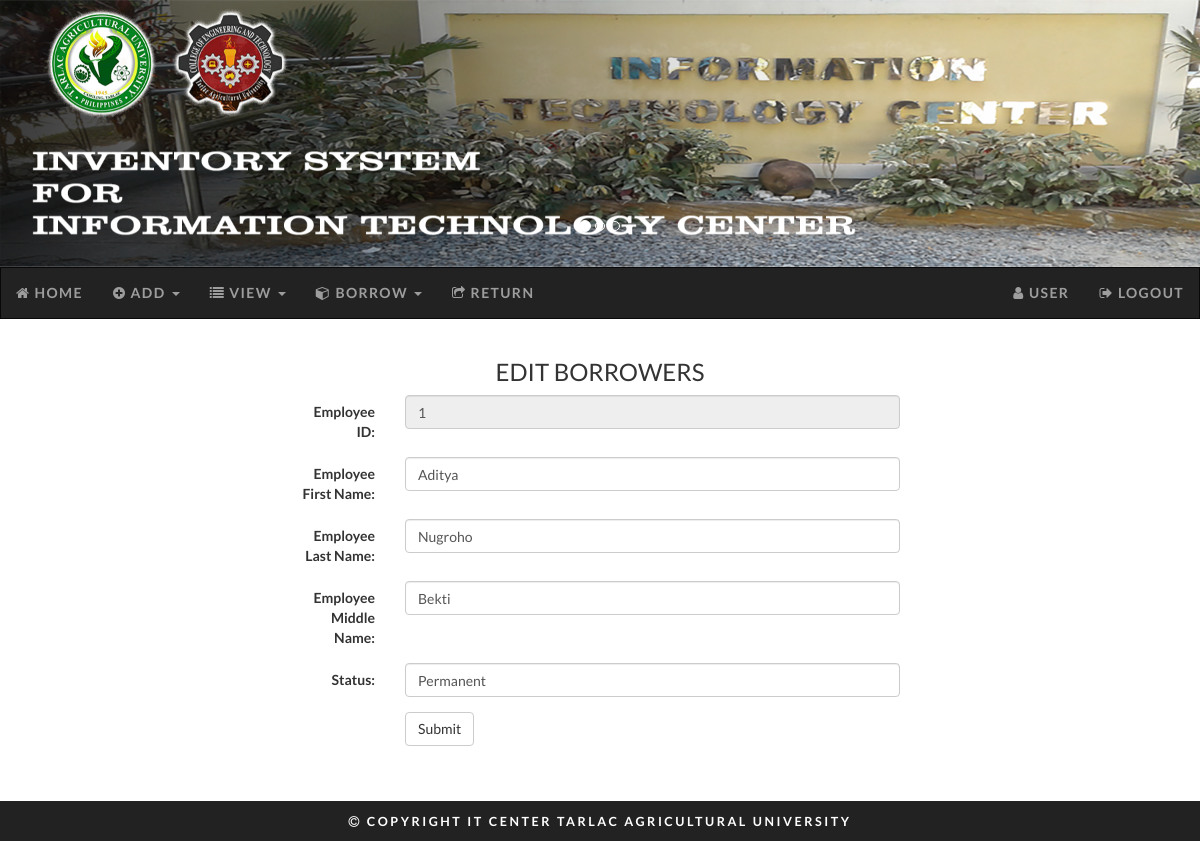
The page /editborrow.php?id=1 (signed in) on the database its author committed.
### tables this page shows
CREATE TABLE `borrowers` (
  `employee_id` double NOT NULL,
  `employee_first_name` varchar(30) NOT NULL,
  `employee_last_name` varchar(30) NOT NULL,
  `employee_middle_name` varchar(30) NOT NULL,
  `employee_status` varchar(30) NOT NULL
);

### editborrow.php (the view, shortened to what this page needs)
<?php
include 'header.php';
include 'db.php';
$id = $_GET['id'];
$query = "SELECT * FROM borrowers WHERE employee_id = '$id'";
$hasil = mysqli_query($conn, $query);
$data = mysqli_fetch_array($hasil);
?>
<!DOCTYPE html>
<html>
<head>
</head>
    <body>
        <div class="col-12">
            <div class="col-3">&nbsp;</div>
            <div class="col-6" style="padding-bottom: 40px">
                <h3 class="center">EDIT BORROWERS</h3>
                <form class="form-horizontal"  action="editborrow-process.php" method="post">
                    <div class="form-group">
                        <label class="control-label col-sm-2">Employee ID:</label>
                        <div class="col-sm-10">
                            <input type="text" class="form-control" readonly="" id="employee_id" name="employee_id" required="required" value="<?php echo($data["employee_id"]) ?>">
                        </div>
                    </div>
                    <div class="form-group">
                        <label class="control-label col-sm-2">Employee First Name:</label>
                        <div class="col-sm-10">
                            <input type="text" class="form-control" id="employee_first_name" name="employee_first_name"  required="required" value="<?php echo($data["employee_first_name"]) ?>" >
                        </div>
                    </div>
                    <div class="form-group">
                        <label class="control-label col-sm-2">Employee Last Name:</label>
                        <div class="col-sm-10">
                            <input type="text" class="form-control" id="employee_last_name" name="employee_last_name"  required="required" value="<?php echo($data["employee_last_name"]) ?>">
                        </div>
                    </div>
                    <div class="form-group">
                        <label class="control-label col-sm-2">Employee Middle Name:</label>
                        <div class="col-sm-10">
                            <input type="text" class="form-control" id="employee_middle_name" name="employee_middle_name" required="required" value="<?php echo($data["employee_middle_name"]) ?>">
                        </div>
                    </div>
                    <div class="form-group">
                        <label class="control-label col-sm-2">Status:</label>
                        <div class="col-sm-10">
                            <input type="text" class="form-control" id="employee_status" name="employee_status"  required="required" value="<?php echo($data["employee_status"]) ?>">
                        </div>
                    </div>
                    <div class="form-group">
                        <div class="col-sm-offset-2 col-sm-10">
                            <button type="submit" class="btn btn-default">Submit</button>
                        </div>
                    </div>
                </form>
        </div>
    </div>
</body>
<?php
include 'footer.php';
?>
</html>

### main.css (style rules this page uses)
* { box-sizing: border-box; }
.col-3 { width: 25%; }
.col-6 { width: 50%; }
.col-12 { width: 100%; }
[class*="col-"] { float: left; }
.center { text-align: center; }
html { height: 100%; }
body { margin: 0px; padding: 0px; font-family: "Lato", sans-serif }

### rows shown on the page
borrowers: employee_id "1", employee_first_name "Aditya", employee_last_name "Nugroho", employee_middle_name "Bekti", employee_status "Permanent"
